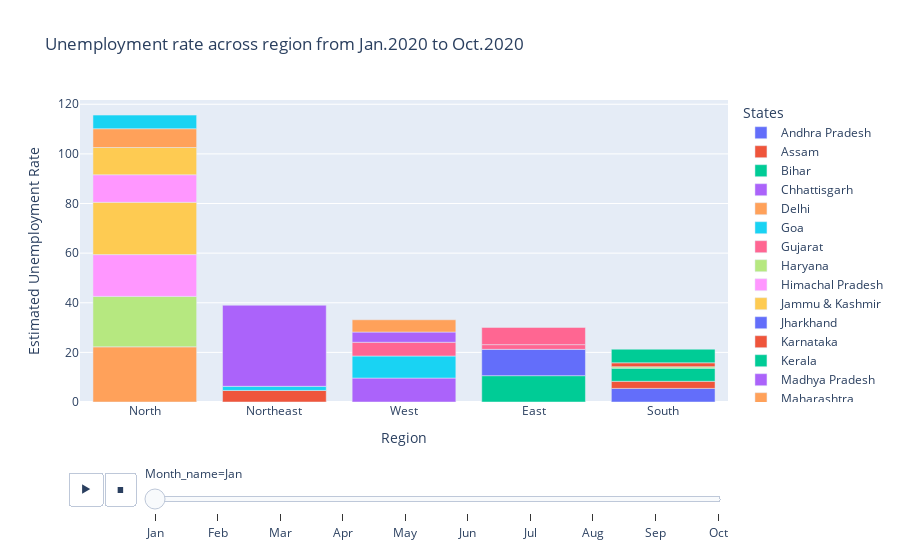

Notebook code cell kept with this figure:
### Code cell
# Animated bar plot of Unemployment rate across region from Jan.2020 to Oct.2020

fig = px.bar(df, x='Region', y='Estimated Unemployment Rate', animation_frame='Month_name', color='States',
             title='Unemployment rate across region from Jan.2020 to Oct.2020', height=700, template='plotly')
fig.update_layout(xaxis={'categoryorder': 'total descending'})
fig.layout.updatemenus[0].buttons[0].args[1]["frame"]["duration"] = 2000
fig.show()

### Figure 1 — Plotly figure (JSON) as saved in the notebook; plotly's stock layout.template omitted (floating-point values rounded to 4 significant figures)
{"data": [{"alignmentgroup": "True", "hovertemplate": "States=Andhra Pradesh<br>Month_name=Jan<br>Region=%{x}<br>Estimated Unemployment Rate=%{y}<extra></extra>", "legendgroup": "Andhra Pradesh", "marker": {"color": "#636efa", "pattern": {"shape": ""}}, "name": "Andhra Pradesh", "offsetgroup": "Andhra Pradesh", "orientation": "v", "showlegend": true, "textposition": "auto", "type": "bar", "x": ["South"], "xaxis": "x", "y": [5.48], "yaxis": "y"}, {"alignmentgroup": "True", "hovertemplate": "States=Assam<br>Month_name=Jan<br>Region=%{x}<br>Estimated Unemployment Rate=%{y}<extra></extra>", "legendgroup": "Assam", "marker": {"color": "#EF553B", "pattern": {"shape": ""}}, "name": "Assam", "offsetgroup": "Assam", "orientation": "v", "showlegend": true, "textposition": "auto", "type": "bar", "x": ["Northeast"], "xaxis": "x", "y": [4.66], "yaxis": "y"}, {"alignmentgroup": "True", "hovertemplate": "States=Bihar<br>Month_name=Jan<br>Region=%{x}<br>Estimated Unemployment Rate=%{y}<extra></extra>", "legendgroup": "Bihar", "marker": {"color": "#00cc96", "pattern": {"shape": ""}}, "name": "Bihar", "offsetgroup": "Bihar", "orientation": "v", "showlegend": true, "textposition": "auto", "type": "bar", "x": ["East"], "xaxis": "x", "y": [10.61], "yaxis": "y"}, {"alignmentgroup": "True", "hovertemplate": "States=Chhattisgarh<br>Month_name=Jan<br>Region=%{x}<br>Estimated Unemployment Rate=%{y}<extra></extra>", "legendgroup": "Chhattisgarh", "marker": {"color": "#ab63fa", "pattern": {"shape": ""}}, "name": "Chhattisgarh", "offsetgroup": "Chhattisgarh", "orientation": "v", "showlegend": true, "textposition": "auto", "type": "bar", "x": ["West"], "xaxis": "x", "y": [9.65], "yaxis": "y"}, {"alignmentgroup": "True", "hovertemplate": "States=Delhi<br>Month_name=Jan<br>Region=%{x}<br>Estimated Unemployment Rate=%{y}<extra></extra>", "legendgroup": "Delhi", "marker": {"color": "#FFA15A", "pattern": {"shape": ""}}, "name": "Delhi", "offsetgroup": "Delhi", "orientation": "v", "showlegend": true, "textposition": "auto", "type": "bar", "x": ["North"], "xaxis": "x", "y": [22.23], "yaxis": "y"}, {"alignmentgroup": "True", "hovertemplate": "States=Goa<br>Month_name=Jan<br>Region=%{x}<br>Estimated Unemployment Rate=%{y}<extra></extra>", "legendgroup": "Goa", "marker": {"color": "#19d3f3", "pattern": {"shape": ""}}, "name": "Goa", "offsetgroup": "Goa", "orientation": "v", "showlegend": true, "textposition": "auto", "type": "bar", "x": ["West"], "xaxis": "x", "y": [8.89], "yaxis": "y"}, {"alignmentgroup": "True", "hovertemplate": "States=Gujarat<br>Month_name=Jan<br>Region=%{x}<br>Estimated Unemployment Rate=%{y}<extra></extra>", "legendgroup": "Gujarat", "marker": {"color": "#FF6692", "pattern": {"shape": ""}}, "name": "Gujarat", "offsetgroup": "Gujarat", "orientation": "v", "showlegend": true, "textposition": "auto", "type": "bar", "x": ["West"], "xaxis": "x", "y": [5.54], "yaxis": "y"}, {"alignmentgroup": "True", "hovertemplate": "States=Haryana<br>Month_name=Jan<br>Region=%{x}<br>Estimated Unemployment Rate=%{y}<extra></extra>", "legendgroup": "Haryana", "marker": {"color": "#B6E880", "pattern": {"shape": ""}}, "name": "Haryana", "offsetgroup": "Haryana", "orientation": "v", "showlegend": true, "textposition": "auto", "type": "bar", "x": ["North"], "xaxis": "x", "y": [20.34], "yaxis": "y"}, {"alignmentgroup": "True", "hovertemplate": "States=Himachal Pradesh<br>Month_name=Jan<br>Region=%{x}<br>Estimated Unemployment Rate=%{y}<extra></extra>", "legendgroup": "Himachal Pradesh", "marker": {"color": "#FF97FF", "pattern": {"shape": ""}}, "name": "Himachal Pradesh", "offsetgroup": "Himachal Pradesh", "orientation": "v", "showlegend": true, "textposition": "auto", "type": "bar", "x": ["North"], "xaxis": "x", "y": [16.83], "yaxis": "y"}, {"alignmentgroup": "True", "hovertemplate": "States=Jammu & Kashmir<br>Month_name=Jan<br>Region=%{x}<br>Estimated Unemployment Rate=%{y}<extra></extra>", "legendgroup": "Jammu & Kashmir", "marker": {"color": "#FECB52", "pattern": {"shape": ""}}, "name": "Jammu & Kashmir", "offsetgroup": "Jammu & Kashmir", "orientation": "v", "showlegend": true, "textposition": "auto", "type": "bar", "x": ["North"], "xaxis": "x", "y": [21.08], "yaxis": "y"}, {"alignmentgroup": "True", "hovertemplate": "States=Jharkhand<br>Month_name=Jan<br>Region=%{x}<br>Estimated Unemployment Rate=%{y}<extra></extra>", "legendgroup": "Jharkhand", "marker": {"color": "#636efa", "pattern": {"shape": ""}}, "name": "Jharkhand", "offsetgroup": "Jharkhand", "orientation": "v", "showlegend": true, "textposition": "auto", "type": "bar", "x": ["East"], "xaxis": "x", "y": [10.61], "yaxis": "y"}, {"alignmentgroup": "True", "hovertemplate": "States=Karnataka<br>Month_name=Jan<br>Region=%{x}<br>Estimated Unemployment Rate=%{y}<extra></extra>", "legendgroup": "Karnataka", "marker": {"color": "#EF553B", "pattern": {"shape": ""}}, "name": "Karnataka", "offsetgroup": "Karnataka", "orientation": "v", "showlegend": true, "textposition": "auto", "type": "bar", "x": ["South"], "xaxis": "x", "y": [2.86], "yaxis": "y"}, {"alignmentgroup": "True", "hovertemplate": "States=Kerala<br>Month_name=Jan<br>Region=%{x}<br>Estimated Unemployment Rate=%{y}<extra></extra>", "legendgroup": "Kerala", "marker": {"color": "#00cc96", "pattern": {"shape": ""}}, "name": "Kerala", "offsetgroup": "Kerala", "orientation": "v", "showlegend": true, "textposition": "auto", "type": "bar", "x": ["South"], "xaxis": "x", "y": [5.31], "yaxis": "y"}, {"alignmentgroup": "True", "hovertemplate": "States=Madhya Pradesh<br>Month_name=Jan<br>Region=%{x}<br>Estimated Unemployment Rate=%{y}<extra></extra>", "legendgroup": "Madhya Pradesh", "marker": {"color": "#ab63fa", "pattern": {"shape": ""}}, "name": "Madhya Pradesh", "offsetgroup": "Madhya Pradesh", "orientation": "v", "showlegend": true, "textposition": "auto", "type": "bar", "x": ["West"], "xaxis": "x", "y": [4.11], "yaxis": "y"}, {"alignmentgroup": "True", "hovertemplate": "States=Maharashtra<br>Month_name=Jan<br>Region=%{x}<br>Estimated Unemployment Rate=%{y}<extra></extra>", "legendgroup": "Maharashtra", "marker": {"color": "#FFA15A", "pattern": {"shape": ""}}, "name": "Maharashtra", "offsetgroup": "Maharashtra", "orientation": "v", "showlegend": true, "textposition": "auto", "type": "bar", "x": ["West"], "xaxis": "x", "y": [4.95], "yaxis": "y"}, {"alignmentgroup": "True", "hovertemplate": "States=Meghalaya<br>Month_name=Jan<br>Region=%{x}<br>Estimated Unemployment Rate=%{y}<extra></extra>", "legendgroup": "Meghalaya", "marker": {"color": "#19d3f3", "pattern": {"shape": ""}}, "name": "Meghalaya", "offsetgroup": "Meghalaya", "orientation": "v", "showlegend": true, "textposition": "auto", "type": "bar", "x": ["Northeast"], "xaxis": "x", "y": [1.66], "yaxis": "y"}, {"alignmentgroup": "True", "hovertemplate": "States=Odisha<br>Month_name=Jan<br>Region=%{x}<br>Estimated Unemployment Rate=%{y}<extra></extra>", "legendgroup": "Odisha", "marker": {"color": "#FF6692", "pattern": {"shape": ""}}, "name": "Odisha", "offsetgroup": "Odisha", "orientation": "v", "showlegend": true, "textposition": "auto", "type": "bar", "x": ["East"], "xaxis": "x", "y": [1.9], "yaxis": "y"}, {"alignmentgroup": "True", "hovertemplate": "States=Puducherry<br>Month_name=Jan<br>Region=%{x}<br>Estimated Unemployment Rate=%{y}<extra></extra>", "legendgroup": "Puducherry", "marker": {"color": "#B6E880", "pattern": {"shape": ""}}, "name": "Puducherry", "offsetgroup": "Puducherry", "orientation": "v", "showlegend": true, "textposition": "auto", "type": "bar", "x": ["South"], "xaxis": "x", "y": [0.58], "yaxis": "y"}, {"alignmentgroup": "True", "hovertemplate": "States=Punjab<br>Month_name=Jan<br>Region=%{x}<br>Estimated Unemployment Rate=%{y}<extra></extra>", "legendgroup": "Punjab", "marker": {"color": "#FF97FF", "pattern": {"shape": ""}}, "name": "Punjab", "offsetgroup": "Punjab", "orientation": "v", "showlegend": true, "textposition": "auto", "type": "bar", "x": ["North"], "xaxis": "x", "y": [11.11], "yaxis": "y"}, {"alignmentgroup": "True", "hovertemplate": "States=Rajasthan<br>Month_name=Jan<br>Region=%{x}<br>Estimated Unemployment Rate=%{y}<extra></extra>", "legendgroup": "Rajasthan", "marker": {"color": "#FECB52", "pattern": {"shape": ""}}, "name": "Rajasthan", "offsetgroup": "Rajasthan", "orientation": "v", "showlegend": true, "textposition": "auto", "type": "bar", "x": ["North"], "xaxis": "x", "y": [10.97], "yaxis": "y"}, {"alignmentgroup": "True", "hovertemplate": "States=Tamil Nadu<br>Month_name=Jan<br>Region=%{x}<br>Estimated Unemployment Rate=%{y}<extra></extra>", "legendgroup": "Tamil Nadu", "marker": {"color": "#EF553B", "pattern": {"shape": ""}}, "name": "Tamil Nadu", "offsetgroup": "Tamil Nadu", "orientation": "v", "showlegend": true, "textposition": "auto", "type": "bar", "x": ["South"], "xaxis": "x", "y": [1.57], "yaxis": "y"}, {"alignmentgroup": "True", "hovertemplate": "States=Telangana<br>Month_name=Jan<br>Region=%{x}<br>Estimated Unemployment Rate=%{y}<extra></extra>", "legendgroup": "Telangana", "marker": {"color": "#00cc96", "pattern": {"shape": ""}}, "name": "Telangana", "offsetgroup": "Telangana", "orientation": "v", "showlegend": true, "textposition": "auto", "type": "bar", "x": ["South"], "xaxis": "x", "y": [5.49], "yaxis": "y"}, {"alignmentgroup": "True", "hovertemplate": "States=Tripura<br>Month_name=Jan<br>Region=%{x}<br>Estimated Unemployment Rate=%{y}<extra></extra>", "legendgroup": "Tripura", "marker": {"color": "#ab63fa", "pattern": {"shape": ""}}, "name": "Tripura", "offsetgroup": "Tripura", "orientation": "v", "showlegend": true, "textposition": "auto", "type": "bar", "x": ["Northeast"], "xaxis": "x", "y": [32.67], "yaxis": "y"}, {"alignmentgroup": "True", "hovertemplate": "States=Uttar Pradesh<br>Month_name=Jan<br>Region=%{x}<br>Estimated Unemployment Rate=%{y}<extra></extra>", "legendgroup": "Uttar Pradesh", "marker": {"color": "#FFA15A", "pattern": {"shape": ""}}, "name": "Uttar Pradesh", "offsetgroup": "Uttar Pradesh", "orientation": "v", "showlegend": true, "textposition": "auto", "type": "bar", "x": ["North"], "xaxis": "x", "y": [7.58], "yaxis": "y"}, {"alignmentgroup": "True", "hovertemplate": "States=Uttarakhand<br>Month_name=Jan<br>Region=%{x}<br>Estimated Unemployment Rate=%{y}<extra></extra>", "legendgroup": "Uttarakhand", "marker": {"color": "#19d3f3", "pattern": {"shape": ""}}, "name": "Uttarakhand", "offsetgroup": "Uttarakhand", "orientation": "v", "showlegend": true, "textposition": "auto", "type": "bar", "x": ["North"], "xaxis": "x", "y": [5.49], "yaxis": "y"}, {"alignmentgroup": "True", "hovertemplate": "States=West Bengal<br>Month_name=Jan<br>Region=%{x}<br>Estimated Unemployment Rate=%{y}<extra></extra>", "legendgroup": "West Bengal", "marker": {"color": "#FF6692", "pattern": {"shape": ""}}, "name": "West Bengal", "offsetgroup": "West Bengal", "orientation": "v", "showlegend": true, "textposition": "auto", "type": "bar", "x": ["East"], "xaxis": "x", "y": [6.94], "yaxis": "y"}], "layout": {"autosize": true, "barmode": "relative", "legend": {"title": {"text": "States"}, "tracegroupgap": 0}, "sliders": [{"active": 0, "currentvalue": {"prefix": "Month_name="}, "len": 0.9, "pad": {"b": 10, "t": 60}, "steps": [{"args": [["Jan"], {"frame": {"duration": 0, "redraw": true}, "fromcurrent": true, "mode": "immediate", "transition": {"duration": 0, "easing": "linear"}}], "label": "Jan", "method": "animate"}, {"args": [["Feb"], {"frame": {"duration": 0, "redraw": true}, "fromcurrent": true, "mode": "immediate", "transition": {"duration": 0, "easing": "linear"}}], "label": "Feb", "method": "animate"}, {"args": [["Mar"], {"frame": {"duration": 0, "redraw": true}, "fromcurrent": true, "mode": "immediate", "transition": {"duration": 0, "easing": "linear"}}], "label": "Mar", "method": "animate"}, {"args": [["Apr"], {"frame": {"duration": 0, "redraw": true}, "fromcurrent": true, "mode": "immediate", "transition": {"duration": 0, "easing": "linear"}}], "label": "Apr", "method": "animate"}, {"args": [["May"], {"frame": {"duration": 0, "redraw": true}, "fromcurrent": true, "mode": "immediate", "transition": {"duration": 0, "easing": "linear"}}], "label": "May", "method": "animate"}, {"args": [["Jun"], {"frame": {"duration": 0, "redraw": true}, "fromcurrent": true, "mode": "immediate", "transition": {"duration": 0, "easing": "linear"}}], "label": "Jun", "method": "animate"}, {"args": [["Jul"], {"frame": {"duration": 0, "redraw": true}, "fromcurrent": true, "mode": "immediate", "transition": {"duration": 0, "easing": "linear"}}], "label": "Jul", "method": "animate"}, {"args": [["Aug"], {"frame": {"duration": 0, "redraw": true}, "fromcurrent": true, "mode": "immediate", "transition": {"duration": 0, "easing": "linear"}}], "label": "Aug", "method": "animate"}, {"args": [["Sep"], {"frame": {"duration": 0, "redraw": true}, "fromcurrent": true, "mode": "immediate", "transition": {"duration": 0, "easing": "linear"}}], "label": "Sep", "method": "animate"}, {"args": [["Oct"], {"frame": {"duration": 0, "redraw": true}, "fromcurrent": true, "mode": "immediate", "transition": {"duration": 0, "easing": "linear"}}], "label": "Oct", "method": "animate"}], "x": 0.1, "xanchor": "left", "y": 0, "yanchor": "top"}], "title": {"text": "Unemployment rate across region from Jan.2020 to Oct.2020"}, "updatemenus": [{"buttons": [{"args": [null, {"frame": {"duration": 2000, "redraw": true}, "fromcurrent": true, "mode": "immediate", "transition": {"duration": 500, "easing": "linear"}}], "label": "&#9654;", "method": "animate"}, {"args": [[null], {"frame": {"duration": 0, "redraw": true}, "fromcurrent": true, "mode": "immediate", "transition": {"duration": 0, "easing": "linear"}}], "label": "&#9724;", "method": "animate"}], "direction": "left", "pad": {"r": 10, "t": 70}, "showactive": false, "type": "buttons", "x": 0.1, "xanchor": "right", "y": 0, "yanchor": "top"}], "xaxis": {"anchor": "y", "autorange": true, "categoryorder": "total descending", "domain": [0, 1], "range": [-0.5, 4.5], "title": {"text": "Region"}, "type": "category"}, "yaxis": {"anchor": "x", "autorange": true, "domain": [0, 1], "range": [0, 121.7], "title": {"text": "Estimated Unemployment Rate"}, "type": "linear"}}}
